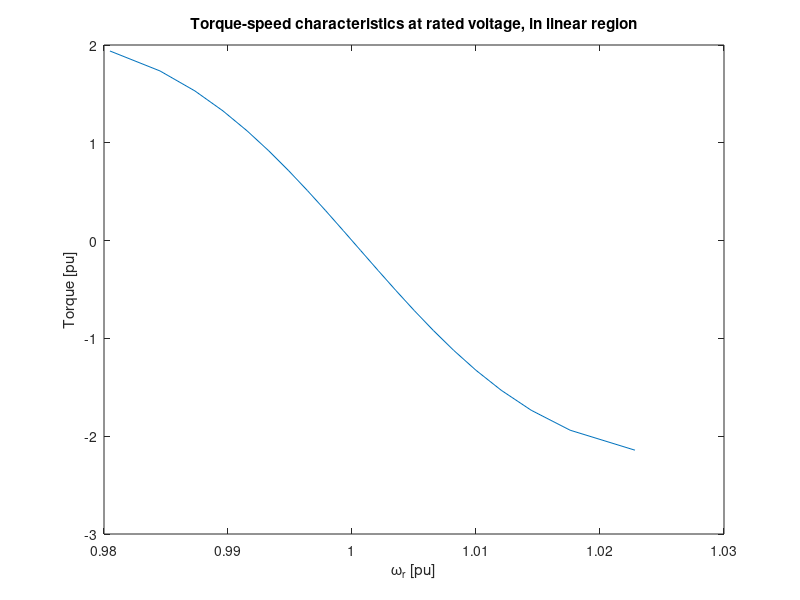

The MATLAB script that drew this image: (Note: this script raises an error after producing the figure.)
clear
clc

data = load("torqueSpeedCurveData.mat");
wr_table = data.wr_table;
Tload = data.Tload;
Tb  =  13.944e3;            % Nm, rated torque

figure
plot(wr_table(15:35), Tload(15:35)/Tb)
xlabel('\omega_{r} [pu]')
ylabel('Torque [pu]')
title('Torque-speed characteristics at rated voltage, in linear region')
yline(0, '--k')
xline(1, '--k')
xlim([wr_table(35) wr_table(15)])